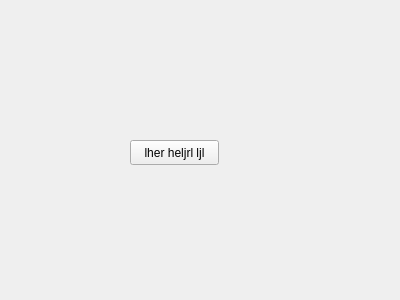
<?xml version="1.0" encoding="UTF-8"?>
<ui version="4.0">
 <class>ChooseFile</class>
 <widget class="QWidget" name="ChooseFile">
  <property name="geometry">
   <rect>
    <x>0</x>
    <y>0</y>
    <width>400</width>
    <height>300</height>
   </rect>
  </property>
  <property name="windowTitle">
   <string>Form</string>
  </property>
  <widget class="QPushButton" name="pushButton">
   <property name="geometry">
    <rect>
     <x>130</x>
     <y>140</y>
     <width>89</width>
     <height>25</height>
    </rect>
   </property>
   <property name="text">
    <string>lher heljrl ljl</string>
   </property>
  </widget>
 </widget>
 <resources/>
 <connections/>
</ui>
